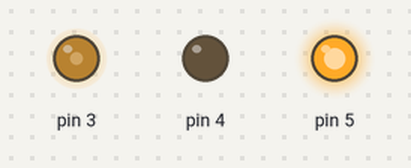
A sketch run on a simulated Arduino Uno, built with avr-gcc and run on an emulated ATmega328P. Parts: output pins drawn as LEDs (lit = HIGH).

Above: at 0.1 s.
Timing chart, 0 to 1.6 s (numbered marks = the images above):
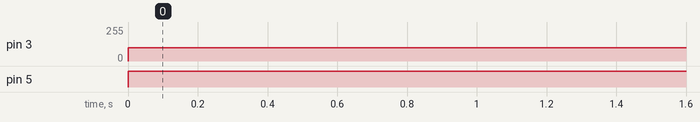

Measured:
- by itself, pin 3: 0/255 → 100/255 at 0.00 s
- by itself, pin 5: LOW → HIGH at 0.00 s

The sketch:

dc_motor.ino
```cpp
// C++ code
//
void setup()
{
  pinMode(3, OUTPUT);
  pinMode(4, OUTPUT);
  pinMode(5, OUTPUT);

}

void loop()
{
  digitalWrite(4, LOW); //LOW와 HIGH를 바꾸어 모터 방향 조정
  digitalWrite(5, HIGH);
  analogWrite(3,100); //0~255 값으로 속도 조절

  delay(1500);


}

/*

	직류모터
    전류의 방향에 따라 정방향 구동, 역방향 구동이 바뀐다.
    -> +와 -의 방향이 바뀜

*/
```
